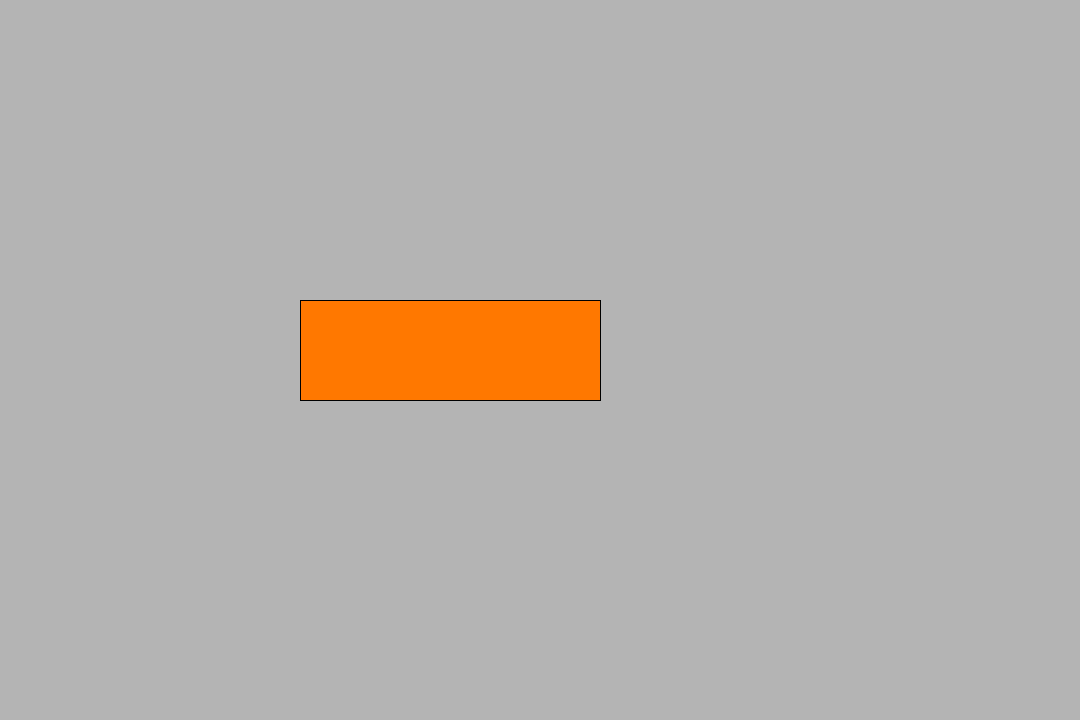
Frame 1 (no input)
Frame 60 (the mouse pressed at the canvas centre just before this capture): identical to frame 1, image omitted
Frame 120 (the mouse held since frame 60 and released just before this capture): identical to frame 1, image omitted

The Processing sketch that drew this single still picture (run headless with seeded random() and noise(); from frame 60 on, the mouse is pressed at the canvas centre):

// Processing sketch: firstbutton
// ── firstbutton.pde
void setup() {
 size(1080, 720);
 background(180);
 
 fill(255, 120, 0);
 
}

void draw() {
  fill(255, 120, 0);
  rect(300, 300, 300, 100);
  
  if ((mouseX > 300) && (mouseX < 600) && (mouseY > 300) && (mouseY< 400)) {
    cursor(HAND); 
    
    fill(255, 200, 100, 0.1);
    rect(300, 300, 300, 100);
  } else {
    cursor(ARROW);
  }
}
